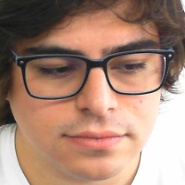
#> input picture claude/rostros_registrados/face_1765811794942.jpg, 185 x 185 px, given in place of 101, which was not available
$ python main-rstpmaster.py   (older library calls are emulated)
#> lines starting #> are read from the running program, lines starting #| are printed output that depends on the picture; after the words box and inside, x2 and y2 are one past the last pixel; in counts of white or black regions, pixels touching at a corner belong together; pictures that were not available may be replaced by others from this repository, and a replacement may not be noted
import cv2
from deepface import DeepFace
import threading
import time
import os
import glob
import numpy as np
import json
import subprocess
import shutil
import signal


class FaceAnalyzer:
    def __init__(self, rtsp_url):
        self.rtsp_url = rtsp_url
        self.cap = None

        self.analysis_result = {}
        self.analyzing = False
        self.last_analysis_time = 0
        self.analysis_interval = 1.0

        self.faces_dir = 'rostros_registrados'
        os.makedirs(self.faces_dir, exist_ok=True)

        # =================== EMBEDDINGS REGISTRADOS ===================
        self.person_embeddings = []
        for npy in glob.glob(os.path.join(self.faces_dir, 'face_*.npy')):
            try:
                self.person_embeddings.append(np.load(npy))
            except:
                pass

        # =================== CALIDAD ===================
        self.min_sharpness = 40.0
        self.min_brightness = 40
        self.max_brightness = 220

        # =================== GUARDADO ===================
        self.save_consecutive_required = 6

        # =================== EMBEDDING THRESHOLDS ===================
        self.embedding_cosine_thresh = 0.28
        self.candidate_cosine_thresh = 0.22
        self.candidate_iou_thresh = 0.6

        # =================== TRACKER ===================
        self.tracks = {}
        self.next_track_id = 1
        self.track_max_age = 4.0

        self.lock = threading.Lock()

    # ===============================================================
    # UTILIDADES
    # ===============================================================

    # [13 lines left out: functions _iou, _cosine, not called in this run]

    # ===============================================================
    # ANALISIS
    # ===============================================================

    def analyze_face(self, frame):
        try:
            faces = DeepFace.analyze(
                frame,
                actions=['age', 'gender', 'emotion'],
                detector_backend='opencv',
                enforce_detection=False,
                silent=True
            )

            if not faces:
                return

            face = max(faces, key=lambda f: f['region']['w'] * f['region']['h'])
            r = face['region']
            x, y, w, h = r['x'], r['y'], r['w'], r['h']
            face_img = frame[y:y+h, x:x+w]

            if face_img.size == 0:
                return

            # =================== CALIDAD ===================
            gray = cv2.cvtColor(face_img, cv2.COLOR_BGR2GRAY)
            sharp = cv2.Laplacian(gray, cv2.CV_64F).var()
            bright = gray.mean()

            if sharp < self.min_sharpness or not self.min_brightness <= bright <= self.max_brightness:
                return

            face160 = cv2.resize(face_img, (160, 160))

            # =================== EMBEDDING ===================
            rep = DeepFace.represent(
                face160,
                model_name='Facenet',
                enforce_detection=False
            )

            emb = np.array(rep[0]['embedding'], dtype=np.float32)

            # =================== DUPLICADO GLOBAL ===================
            for e in self.person_embeddings:
                if self._cosine(emb, e) < self.embedding_cosine_thresh:
                    return

            now = time.time()
            bbox = (x, y, w, h)

            with self.lock:
                # limpiar tracks viejos
                self.tracks = {
                    k: v for k, v in self.tracks.items()
                    if now - v['last'] < self.track_max_age
                }

                best_id, best_iou = None, 0.0
                for tid, t in self.tracks.items():
                    i = self._iou(t['bbox'], bbox)
                    if i > best_iou:
                        best_id, best_iou = tid, i

                if best_id and best_iou >= self.candidate_iou_thresh:
                    t = self.tracks[best_id]
                    if self._cosine(emb, t['emb']) < self.candidate_cosine_thresh:
                        t['count'] += 1
                        t['emb'] = (t['emb'] + emb) * 0.5
                    else:
                        t['count'] = 1
                        t['emb'] = emb.copy()
                    t['last'] = now
                else:
                    self.tracks[self.next_track_id] = {
                        'bbox': bbox,
                        'emb': emb.copy(),
                        'count': 1,
                        'last': now,
                        'saved': False
                    }
                    best_id = self.next_track_id
                    self.next_track_id += 1

                t = self.tracks[best_id]

                # =================== GUARDADO ===================
                if t['count'] >= self.save_consecutive_required and not t['saved']:
                    ts = int(time.time() * 1000)
                    base = os.path.join(self.faces_dir, f"face_{ts}")

                    cv2.imwrite(base + ".jpg", face_img)
                    np.save(base + ".npy", t['emb'])

                    json.dump(
                        {
                            'edad': face.get('age'),
                            'genero': face.get('dominant_gender'),
                            'emocion': face.get('dominant_emotion')
                        },
                        open(base + ".json", "w", encoding="utf-8"),
                        indent=2,
                        ensure_ascii=False
                    )

                    self.person_embeddings.append(t['emb'].copy())
                    t['saved'] = True

                    print(f"✅ Rostro único guardado: {base}")

        except Exception as e:
            print(f"❌ Error analyze_face: {e}")
        finally:
            self.analyzing = False

    # ===============================================================
    # RTSP LOOP
    # ===============================================================

    def connect(self):
        # Intentar abrir directamente con backend FFMPEG
        try:
            self.cap = cv2.VideoCapture(self.rtsp_url, cv2.CAP_FFMPEG)
            self.cap.set(cv2.CAP_PROP_BUFFERSIZE, 1)
            # pequeña espera para que se estabilice
            time.sleep(0.3)
            if self.cap.isOpened():
                return
        except Exception:
            pass

        # Intentar abrir con backend por defecto
        try:
            self.cap = cv2.VideoCapture(self.rtsp_url)
            self.cap.set(cv2.CAP_PROP_BUFFERSIZE, 1)
            time.sleep(0.3)
            if self.cap.isOpened():
                return
        except Exception:
            pass

        # Si no se pudo abrir, intentar re-stream con ffmpeg a un puerto local
        ffmpeg_path = shutil.which('ffmpeg')
        if ffmpeg_path:
            self.start_ffmpeg_restream(ffmpeg_path)
            # abrir stream local
            local_url = 'tcp://127.0.0.1:10000'
            try:
                self.cap = cv2.VideoCapture(local_url, cv2.CAP_FFMPEG)
                self.cap.set(cv2.CAP_PROP_BUFFERSIZE, 1)
                time.sleep(0.3)
            except Exception:
                pass

    def run(self):
        self.connect()

        face_cascade = cv2.CascadeClassifier(
            cv2.data.haarcascades + 'haarcascade_frontalface_default.xml'
        )

        print("📡 Conectado a RTSP (intentando establecer)")

        reconnect_backoff = 1.0
        lost_frames = 0

        while True:
            if self.cap is None or not self.cap.isOpened():
                print("🔄 Reconectando RTSP...")
                time.sleep(reconnect_backoff)
                reconnect_backoff = min(reconnect_backoff * 2, 16)
                self.connect()
                continue

            ret, frame = self.cap.read()
#> frame is the input picture: shape (185, 185, 3); mean B, G, R 118.2, 134.3, 168
            if not ret or frame is None:
                lost_frames += 1
                if lost_frames % 10 == 1:
                    print(f"⚠ Frame perdido (contador={lost_frames})")
                # si hay muchos frames perdidos forzar reconexión
                if lost_frames >= 8:
                    print("🔁 Muchos frames perdidos — reiniciando conexión")
                    try:
                        if self.cap:
                            self.cap.release()
                    except:
                        pass
                    self.stop_ffmpeg_restream()
                    self.cap = None
                    time.sleep(1.0)
                else:
                    time.sleep(0.05)
                continue
            else:
                # frame leído correctamente
                lost_frames = 0
                reconnect_backoff = 1.0

            gray = cv2.cvtColor(frame, cv2.COLOR_BGR2GRAY)
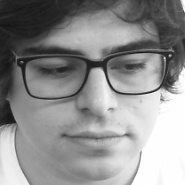
#> gray: shape (185, 185); min 19, max 255, mean 142.6
            faces = face_cascade.detectMultiScale(gray, 1.1, 5, minSize=(60, 60))
#> faces = [[15, 9, 154, 154]]

            now = time.time()
            if (
                len(faces) > 0
                and not self.analyzing
                and now - self.last_analysis_time > self.analysis_interval
            ):
                self.analyzing = True
                self.last_analysis_time = now
                threading.Thread(
                    target=self.analyze_face,
                    args=(frame.copy(),),
                    daemon=True
                ).start()

            for x, y, w, h in faces:
                cv2.rectangle(frame, (x, y), (x + w, y + h), (0, 255, 0), 2)
#> this loop made 1 pass
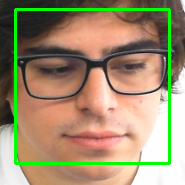
#> frame: shape (185, 185, 3); 5.39% of pixels changed, all inside (x1, y1, x2, y2) = (14, 8, 171, 165)

            cv2.putText(
                frame,
                f"Rostros detectados: {len(faces)}",
                (10, 30),
                cv2.FONT_HERSHEY_SIMPLEX,
                0.7,
                (255, 255, 255),
                2
            )
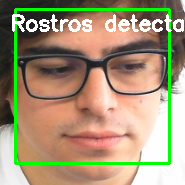
#> frame: shape (185, 185, 3); 3.7% of pixels changed, all inside (x1, y1, x2, y2) = (12, 14, 184, 32)

            cv2.imshow("RTSP Facial", frame)

            if cv2.waitKey(1) & 0xFF == ord('q'):
#> (key q is pressed here)
                break

        self.cap.release()
        cv2.destroyAllWindows()

    # ===============================================================
    # FFMPEG RESTREAM (fallback)
    # ===============================================================
    # [42 lines left out: functions start_ffmpeg_restream, stop_ffmpeg_restream, not called in this run]


# ===============================================================
# MAIN
# ===============================================================

if __name__ == "__main__":
    RTSP_URL = "rtsp://admin:Nodo2023@192.168.1.213:554/dev.hik-connect.com/channels/101"
    FaceAnalyzer(RTSP_URL).run()

$ run again, on claude/rostros_registrados/face_1765811849702.jpg
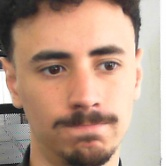
#> input picture claude/rostros_registrados/face_1765811849702.jpg, 166 x 166 px, given in place of 101, which was not available
#> in run, frame is the input picture: shape (166, 166, 3); mean B, G, R 136.8, 155, 185.6
#> in run, `gray = cv2.cvtColor(frame, cv2.COLOR_BGR2GRAY)`:
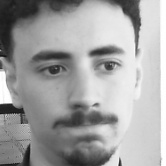
#> gray: shape (166, 166); min 16, max 255, mean 162.1
#> faces = [[12, 10, 141, 141]]
#> the loop in run, `for x, y, w, h in faces:` made 1 pass
#> in run, `cv2.putText( frame, f"Rostros detectados: {len(faces)}", (10, 30), cv2..`:
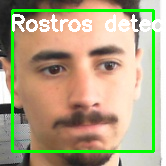
#> frame: shape (166, 166, 3); mean B, G, R 133.4, 165, 178

$ run again, on claude/rostros_registrados/face_1765985660192.jpg
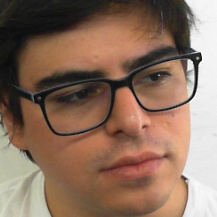
#> input picture claude/rostros_registrados/face_1765985660192.jpg, 217 x 217 px, given in place of 101, which was not available
#> in run, frame is the input picture: shape (217, 217, 3); mean B, G, R 94.5, 111.6, 139.5
#> in run, `gray = cv2.cvtColor(frame, cv2.COLOR_BGR2GRAY)`:
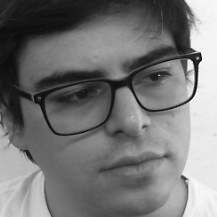
#> gray: shape (217, 217); min 2, max 255, mean 118
#> faces = [[16, 13, 192, 192]]
#> the loop in run, `for x, y, w, h in faces:` made 1 pass
#> in run, `cv2.putText( frame, f"Rostros detectados: {len(faces)}", (10, 30), cv2..`:
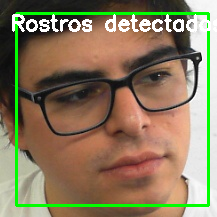
#> frame: shape (217, 217, 3); mean B, G, R 95, 123.3, 137.9
